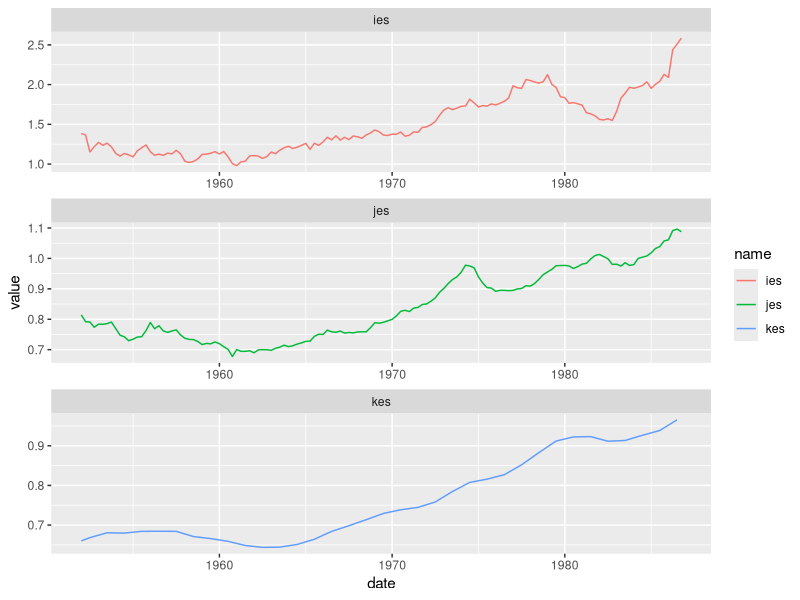
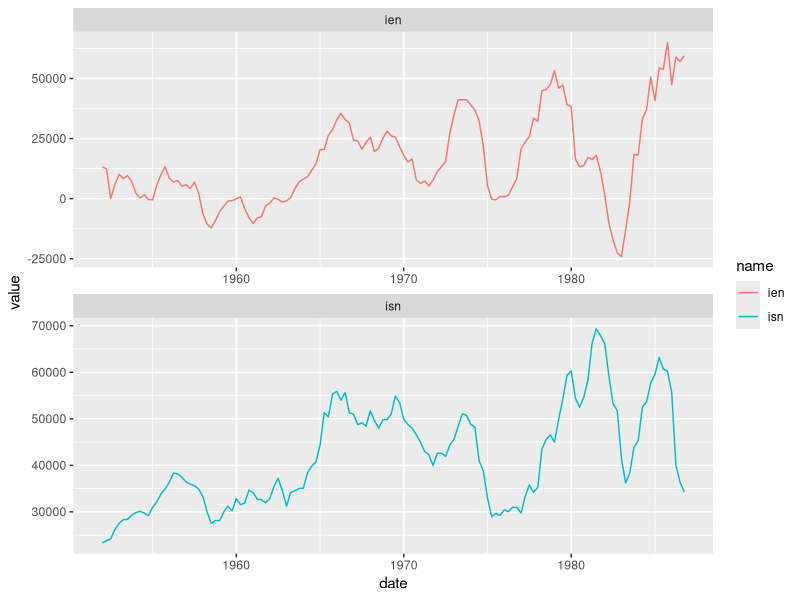
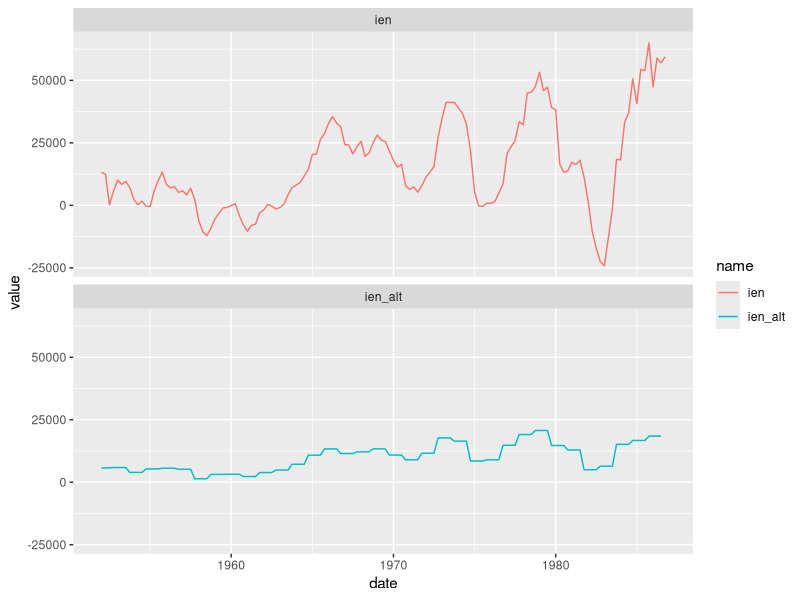
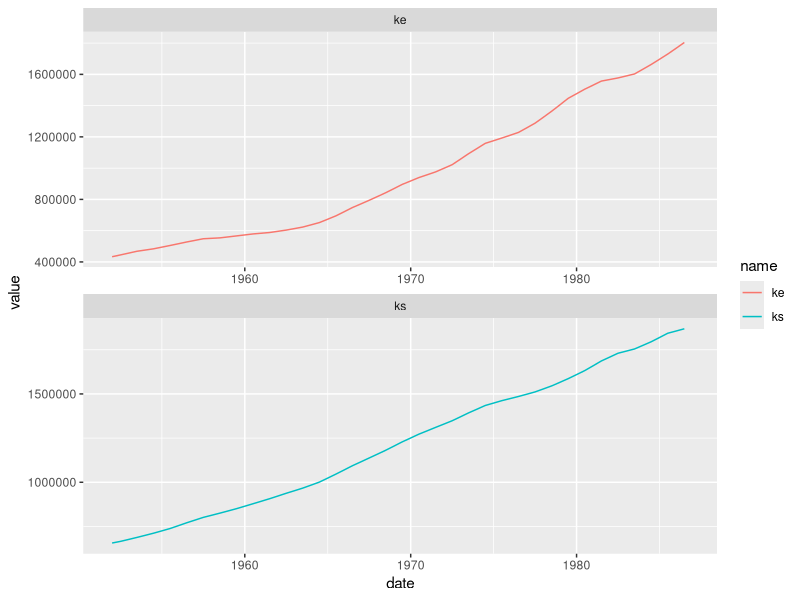
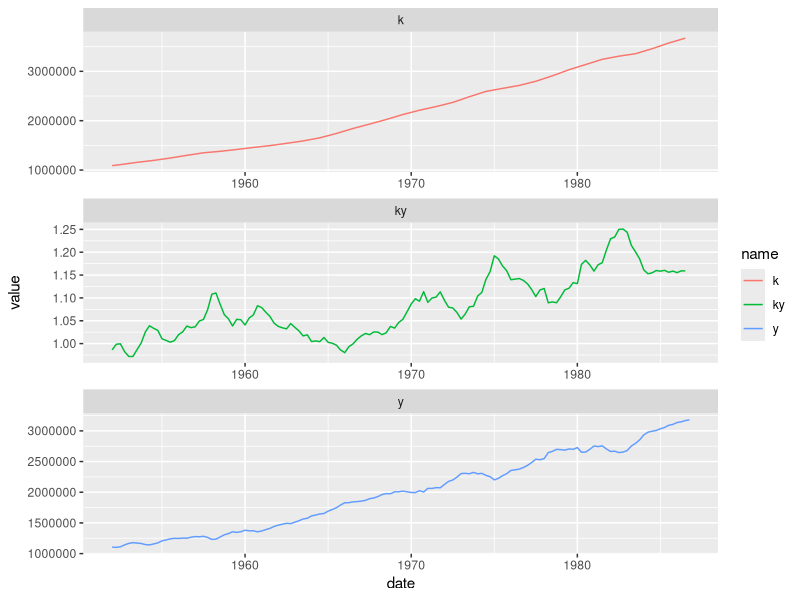
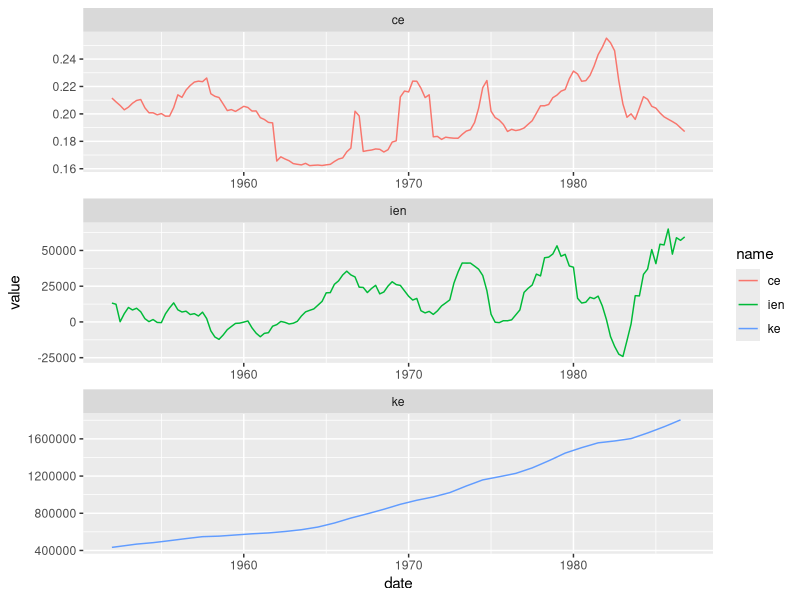
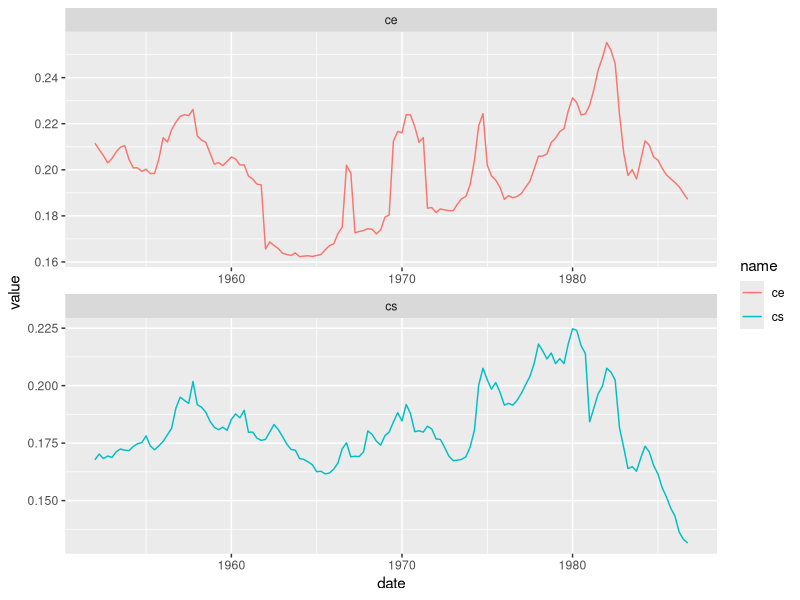
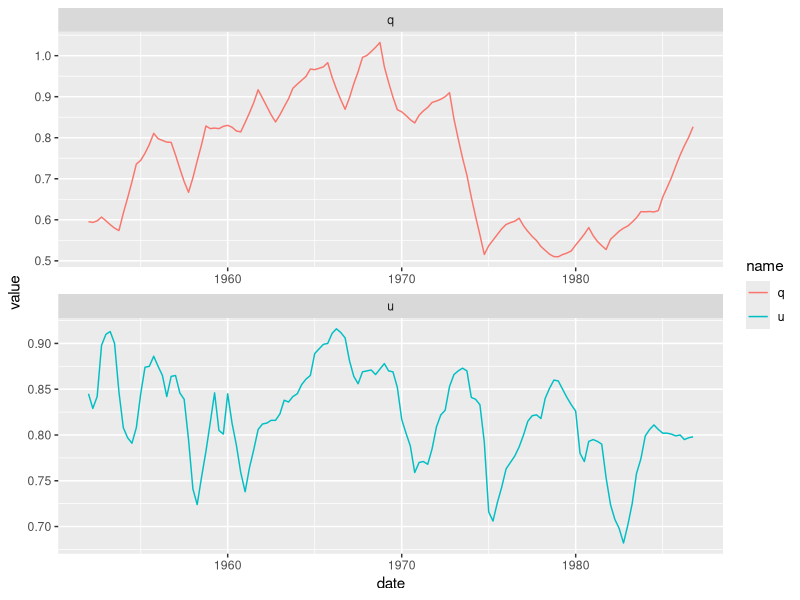

These figures' R source, in order:
## pdf(width = 11, paper = "USr")

## Kopcke private fixed capital investment
## https://fred.stlouisfed.org/release?rid=356

library(ggplot2)
library(tidyverse)
library(lmtest)
library(nlme)
library(here)
library(dynlm)
options(scipen = 10000)

rm(list = ls())

ld <- function(x) c(x[2:(length(x))], NA)

cochrane_orcutt <- function(mod) {
     X <- model.matrix(mod)
     y <- model.response(model.frame(mod))
     e <- residuals(mod)
     n <- length(e)
     names <- colnames(X)
     rho <- sum(e[1:(n-1)] * e[2:n]) / sum(e^2)
     ## cheat and know the answer (then it works)
     ## rho <- 0.868
     y <- y[2:n] - rho * y[1:(n-1)]
     X <- X[2:n, ] - rho * X[1:(n-1), ]
     mod <- lm(y ~ X - 1)
     result <- list()
     result$coefficients <- coef(mod)
     names(result$coefficients) <- names
     summary <- summary(mod, corr = F)
     result$cov <- (summary$sigma^2) * summary$cov.unscaled
     dimnames(result$cov) <- list(names, names)
     result$sigma <- summary$sigma
     result$rho <- rho
     class(result) <- "cochrane_orcutt"
     result
    }



kopcke <- read_csv(here("lab-09-time-series/chap6-kopcke.csv"))

kopcke <- kopcke %>%
    mutate(
        kopcke_dt = as.yearqtr(paste(rdate %/% 10, rdate %% 10), "%Y %q"),
        date = as.Date(kopcke_dt),
        )

rownames(kopcke) <- kopcke$kopcke_dt

kopcke <- mutate(kopcke,
                     jes = je / js, ies  =  ie / is, ces  =  ce / cs,
                     ke = ld(kelag), ks = ld(kslag), kes = ke / ks,
                     k = ke + ks,
                     ky  =  (ke + ks) / y,
                     ien = ie - 0.15 * kelag, isn = is - 0.05 * kslag,
                     ien_alt = lead(kelag) - kelag, isn_alt = lead(kslag) - kslag,
                     ck =  (ce * kelag + cs * kslag) / (kelag + kslag))


kopcke.melt <- kopcke %>% pivot_longer(cols = -c(rdate, kopcke_dt, date))


n <- ggplot(subset(kopcke.melt, name=="jes" | name=="ies" | name=="kes"),
            aes(x = date, y = value, color = name)) +
    facet_wrap(~ name, ncol = 1, scales = "free") +
    geom_line()
print(n)

n <- ggplot(subset(kopcke.melt, name=="ien" | name=="isn"),
            aes(x = date, y = value, color = name)) +
    facet_wrap(~ name, ncol = 1, scales = "free") +
    geom_line()
print(n)


n <- ggplot(subset(kopcke.melt, name=="ien" | name=="ien_alt"),
            aes(x = date, y = value, color = name)) +
    facet_wrap(~ name, ncol = 1, scales = "fixed") +
    geom_line()
print(n)


n <- ggplot(subset(kopcke.melt, name=="ke" | name=="ks"),
            aes(x = date, y = value, color = name)) +
    facet_wrap(~ name, ncol = 1, scales = "free") +
    geom_line()
print(n)

## Output, capital stock and capital-to-output ratio
n <- ggplot(subset(kopcke.melt, name=="ky" | name == "y" | name == "k"),
            aes(x = date, y = value, color = name)) +
    facet_wrap(~ name, ncol = 1, scales = "free") +
    geom_line()
print(n)

## Net investment, capital stock, and cost of capital (equipment)
n <- ggplot(subset(kopcke.melt, name=="ien" | name=="ke" | name=="ce"),
            aes(x = date, y = value, color = name)) +
    facet_wrap(~ name, ncol = 1, scales = "free") +
    geom_line()
print(n)

## dev.new()

## Cost of capital
n <- ggplot(subset(kopcke.melt, name=="cs" | name=="ce"),
            aes(x = date, y = value, color = name)) +
    facet_wrap(~ name, ncol = 1, scales = "free") +
    geom_line()
print(n)

## dev.new()

## Q and Capacity Utilization
n <- ggplot(subset(kopcke.melt, name=="q" | name=="u"),
            aes(x = date, y = value, color = name)) +
    facet_wrap(~ name, ncol = 1, scales = "free") +
    geom_line()
print(n)

## Q and Cost of Capital
n <- ggplot(subset(kopcke.melt, name=="ck" | name=="q"),
            aes(x = date, y = value, color = name)) +
    facet_wrap(~ name, ncol = 1, scales = "free") +
    geom_line()
print(n)

## Q and Cost of Capital Scatterplot
n <- ggplot(kopcke, aes(x = ck, y = q)) +
    geom_point() +
    geom_smooth(method = "lm", se = FALSE)
print(n)

## Q and Capacity Utilization Scatterplot
n <- ggplot(kopcke, aes(x = u, y = q)) +
    geom_point() +
    geom_smooth(method = "lm", se = FALSE)
print(n)

## Create a "zoo" object for use with dynlm()
kopcke_z2 <- zoo(kopcke %>% select(ie, is, je, js, kelag, kslag, f, y), order.by = kopcke$kopcke_dt)

## 6e2a Estimate equation 6.14 (equipment e and structures s)
summary(eqn614e <- dynlm(data = kopcke_z2, ie ~ L(y, 0:1) + L(ie, 1), start = c(1956, 1), end = c(1986, 4)))
summary(eqn614e <- dynlm(data = kopcke_z2, ie ~ L(y, 0:1) + L(ie, 1)))
dwtest(eqn614e)
(lambda <- 1 - coef(eqn614e)[[4]])
(mu <- coef(eqn614e)[[2]] / lambda)
(delta <- coef(eqn614e)[[3]] / (mu * lambda) + 1)

summary(eqn614s <- dynlm(data = kopcke_z2, is ~ L(y, 0:1) + L(is, 1), start = c(1956, 1), end = c(1986, 4)))
dwtest(eqn614s)
(lambda <- 1 - coef(eqn614s)[[4]])
(mu <- coef(eqn614s)[[2]] / lambda)
(delta <- coef(eqn614s)[[3]] / (mu * lambda) + 1)


lmqfd <- function(y, X, rho){
    yqfd <- y[2:length(y)] - rho * y[1:length(y)-1]
    Xqfd <- X[2:length(y), ] - rho * X[1:length(y)-1, ]
    return(lm(yqfd ~ 0 + Xqfd))
    }



hildreth_lu <- function(mod) {
    rmses <- data.frame(rho = double(), rmse = double())
    y <- model.response(model.frame(mod))
    X <- model.matrix(mod)
    for (rho in seq(0, 1, 0.01)) {
        lmqfd.lm <- lmqfd(y, X, rho)
        rmse <- sqrt(sum((resid(lmqfd.lm))^2)/(length(y)-1))
        rmses <- bind_rows(rmses, data.frame(rho, rmse))
    }
    rhostar <- with(rmses, rmses[rmse==min(rmse), "rho"])
    print("rhostar is")
    print(rhostar)
    print(summary(lmqfd.lm <<- lmqfd(y, X, rhostar)))
    print(dwtest(lmqfd(y, X, rhostar)))
    return(rmses)
}



(eqn614s_ols  <- lm(data = dplyr::filter(kopcke, year(date) > 1956),
                    is ~ y + dplyr::lag(y) + dplyr::lag(is)))
(lambda <- 1 - coef(eqn614s_ols)[[4]])
(mu <- coef(eqn614s_ols)[[2]] / lambda)
(delta <- coef(eqn614s_ols)[[3]] / (mu * lambda) + 1)

dwtest(eqn614s_ols)
(eqn614s_co  <- cochrane_orcutt(eqn614s_ols))
## dwtest(eqn614s_co)
(lambda <- 1 - coef(eqn614s_co)[[4]])
(mu <- coef(eqn614s_co)[[2]] / lambda)
(delta <- coef(eqn614s_co)[[3]] / (mu * lambda) + 1)

rmses <- hildreth_lu(eqn614s_ols)
summary(lmqfd.lm)
(lambda <- 1 - coef(lmqfd.lm)[[4]])
(mu <- coef(lmqfd.lm)[[2]] / lambda)
(delta <- coef(lmqfd.lm)[[3]] / (mu * lambda) + 1)
rmses %>% ggplot(aes(x = rho, y = rmse)) + geom_line()


## Try without constant
(eqn614s_ols  <- lm(data = dplyr::filter(kopcke, year(date) > 1956),
                    is ~ 0 + y + dplyr::lag(y) + dplyr::lag(is)))
(lambda <- 1 - coef(eqn614s_ols)[[3]])
(mu <- coef(eqn614s_ols)[[1]] / lambda)
(delta <- coef(eqn614s_ols)[[2]] / (mu * lambda) + 1)
dwtest(eqn614s_ols)
(eqn614s_co  <- cochrane_orcutt(eqn614s_ols))
## dwtest(eqn614s_co)
(lambda <- 1 - coef(eqn614s_co)[[3]])
(mu <- coef(eqn614s_co)[[1]] / lambda)
(delta <- coef(eqn614s_co)[[2]] / (mu * lambda) + 1)
rmses <- hildreth_lu(eqn614s_ols)
summary(lmqfd.lm)
(lambda <- 1 - coef(lmqfd.lm)[[3]])
(mu <- coef(lmqfd.lm)[[1]] / lambda)
(delta <- coef(lmqfd.lm)[[2]] / (mu * lambda) + 1)
rmses %>% ggplot(aes(x = rho, y = rmse)) + geom_line()




(eqn614e_ols  <- lm(data = dplyr::filter(kopcke, year(date) > 1956),
                    ie ~ y + dplyr::lag(y) + dplyr::lag(ie)))
(lambda <- 1 - coef(eqn614e_ols)[[4]])
(mu <- coef(eqn614e_ols)[[2]] / lambda)
(delta <- coef(eqn614e_ols)[[3]] / (mu * lambda) + 1)
dwtest(eqn614e_ols)
(eqn614e_co  <- cochrane_orcutt(eqn614e_ols))
## dwtest(eqn614e_co)
(lambda <- 1 - coef(eqn614e_co)[[4]])
(mu <- coef(eqn614e_co)[[2]] / lambda)
(delta <- coef(eqn614e_co)[[3]] / (mu * lambda) + 1)
rmses <- hildreth_lu(eqn614e_ols)
summary(lmqfd.lm)
(lambda <- 1 - coef(lmqfd.lm)[[4]])
(mu <- coef(lmqfd.lm)[[2]] / lambda)
(delta <- coef(lmqfd.lm)[[3]] / (mu * lambda) + 1)
rmses %>% ggplot(aes(x = rho, y = rmse)) + geom_line()




## Try without constant
(eqn614e_ols  <- lm(data = dplyr::filter(kopcke, year(date) > 1956),
                    ie ~ 0+ y + dplyr::lag(y) + dplyr::lag(ie)))
(lambda <- 1 - coef(eqn614e_ols)[[3]])
(mu <- coef(eqn614e_ols)[[1]] / lambda)
(delta <- coef(eqn614e_ols)[[2]] / (mu * lambda) + 1)
dwtest(eqn614e_ols)
(eqn614e_co  <- cochrane_orcutt(eqn614e_ols))
## dwtest(eqn614e_co)
(lambda <- 1 - coef(eqn614e_co)[[3]])
(mu <- coef(eqn614e_co)[[1]] / lambda)
(delta <- coef(eqn614e_co)[[2]] / (mu * lambda) + 1)

rmses <- hildreth_lu(eqn614e_ols)
summary(lmqfd.lm)
(lambda <- 1 - coef(lmqfd.lm)[[3]])
(mu <- coef(lmqfd.lm)[[1]] / lambda)
(delta <- coef(lmqfd.lm)[[2]] / (mu * lambda) + 1)
rmses %>% ggplot(aes(x = rho, y = rmse)) + geom_line()



















## The gls syntax does not take lag()
summary(gls(ie ~ (y) + kelag, data = kopcke_z2, correlation = corARMA(p = 1, q = 0)))
summary(gls(ie ~ (y) + kelag, data = kopcke_z2, correlation = corAR1()))

## Be very careful with signs in the lag operator.  Here it works on a zoo object
## Just to demonstrate that we are doing lags correctly
with(kopcke_z2, arima(ie, xreg = cbind(stats::lag(y, -1:-3), kelag), order = c(0, 0, 0)))  ## Right
summary(dynlm(data = kopcke_z2, ie ~ L(y, 1:3) + kelag)) ## Right

with(kopcke_z2, arima(ie, xreg = cbind(stats::lag(y, -1), kelag), order = c(1, 0, 0)))  ## Right

with(kopcke_z2, arima(ie, xreg = cbind(stats::lag(y, -1:-3), kelag), order = c(1, 0, 0)))  ## Right

with(window(kopcke_z2, start = "1954 Q1", end = "1977 Q4"), arima(ie, xreg = cbind(stats::lag(y, -1:-3), kelag), order = c(1, 0, 0)))  ## Right

## Cash flow model
with(window(kopcke_z2, start = "1958 Q1", end = "1973 Q3"), arima(ie, xreg = cbind(stats::lag(f/je, -1:-3), kelag), order = c(1, 0, 0)))
with(window(kopcke_z2, start = "1956 Q1", end = "1979 Q4"), arima(ie, xreg = cbind(stats::lag(f/je, -1:-7), kelag), order = c(1, 0, 0)))
## To get 1956Q1-1979Q4 with seven lags, need to include back to 1954Q2
(flow.ie.iii <- with((window(kopcke_z2, start = "1954 Q2", end = "1979 Q4")), arima(ie, xreg = cbind(stats::lag(f/je, 0:-7), kelag), order = c(1, 0, 0))))
(flow.is.iii <- with((window(kopcke_z2, start = "1954 Q2", end = "1979 Q4")), arima(is, xreg = cbind(stats::lag(f/js, 0:-7), kelag), order = c(1, 0, 0))))


## With contemporaneous y
summary(dynlm(data = kopcke_z2, ie ~ L(y, 0:3) + kelag))
summary(dynlm(data = kopcke_z2, ie ~ y + L(y, 1:3) + kelag))

## dynlm uses the start/end syntax from window()
summary(accelerator_3 <- dynlm(data = kopcke_z2, ie ~ L(y, 0:3) + kelag, start = "1954 Q1", end = "1977 Q4"))
dwtest(accelerator_3)

summary(accelerator_4 <- dynlm(data = kopcke_z2, ie ~ L(y, 1:4) + kelag, start = c(1954, 1), end = c(1977, 4)))
dwtest(accelerator_4)

summary(autoregressive_2 <- dynlm(data = kopcke_z2, ie ~ L(ie, 1:2), start = c(1954, 1), end = c(1977, 4)))
dwtest(autoregressive_2)

summary(autoregressive_6 <- dynlm(data = kopcke_z2, ie ~ L(ie, 1:6), start = c(1954, 1), end = c(1977, 4)))
dwtest(autoregressive_6)


## Back out depreciation rates for equipment based on gross investment and capital stock, 1953 and 1986
subset(kopcke, year(date) >= 1952.75 & year(date) < 1954, select = c(ie, kelag, date))
(ke52_4 <- kopcke %>% filter(kopcke_dt == "1952 Q4") %>% pull(kelag))
(ke53_4 <- kopcke %>% filter(kopcke_dt == "1953 Q4") %>% pull(kelag))
ie53 <- kopcke %>% filter(kopcke_dt %in% c("1953 Q1", "1953 Q2", "1953 Q3", "1953 Q4")) %>% pull(ie) %>% sum()/4
(delta53 <- 1 - (ke53_4 - ie53) / ke52_4)


subset(kopcke, date >= 1985.75 & date < 1987, select = c(ie, kelag, date))
(ke85_4 <- kopcke %>% filter(kopcke_dt == "1985 Q4") %>% pull(kelag))
(ke86_4 <- kopcke %>% filter(kopcke_dt == "1986 Q4") %>% pull(kelag))
ie86 <- kopcke %>% filter(kopcke_dt %in% c("1986 Q1", "1986 Q2", "1986 Q3", "1986 Q4")) %>% pull(ie) %>% sum()/4
(delta86 <- 1 - (ke86_4 - ie86) / ke85_4)



## Back out depreciation rates for structures based on gross investment and capital stock, 1953 and 1986
subset(kopcke, date >= 1952.75 & date < 1954, select = c(is, kslag, date))
(ks52_4 <- kopcke %>% filter(kopcke_dt == "1952 Q4") %>% pull(kslag))
(ks53_4 <- kopcke %>% filter(kopcke_dt == "1953 Q4") %>% pull(kslag))
is53 <- kopcke %>% filter(kopcke_dt %in% c("1953 Q1", "1953 Q2", "1953 Q3", "1953 Q4")) %>% pull(is) %>% sum()/4
(delta53 <- 1 - (ks53_4 - is53) / ks52_4)

subset(kopcke, date >= 1985.75 & date < 1987, select = c(is, kslag, date))
(ks85_4 <- kopcke %>% filter(kopcke_dt == "1985 Q4") %>% pull(kslag))
(ks86_4 <- kopcke %>% filter(kopcke_dt == "1986 Q4") %>% pull(kslag))
is86 <- kopcke %>% filter(kopcke_dt %in% c("1986 Q1", "1986 Q2", "1986 Q3", "1986 Q4")) %>% pull(is) %>% sum()/4
(delta86 <- 1 - (ks86_4 - is86) / ks85_4)
